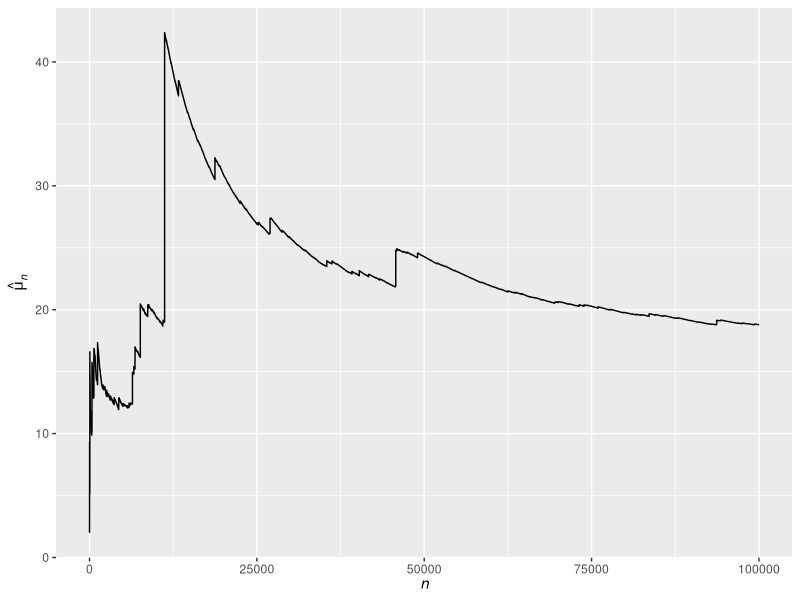
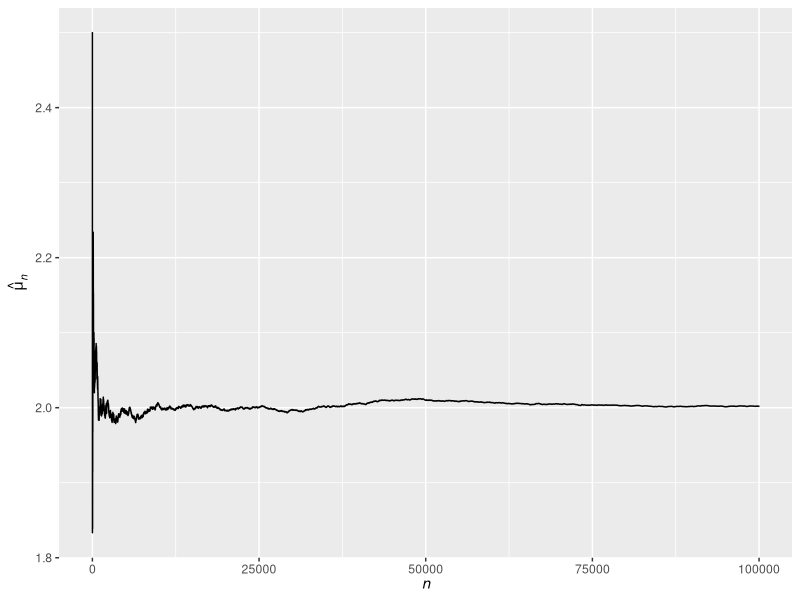

The R script that drew these images, in order:
## ---- chunk 1
set.seed(938475)
## ---- chunk 2
estimacion_Montecarlo <- function() {
  n <- 1e5
  valores <- replicate(n, {
    x <- rgeom(1, prob = 1 / 2)
    2^(x + 1)
  })
  estimacion <- mean(valores)
  probabilidad_cobertura <- 0.95
  alfa <- 1 - probabilidad_cobertura
  percentil <- qnorm(1 - alfa / 2)
  error_estandar <- sqrt(var(valores) / n)
  intervalo_confianza <- estimacion + c(-1, 1) * error_estandar * percentil
  list(
    Estimacion = estimacion,
    Intervalo = intervalo_confianza,
    Longitud = diff(intervalo_confianza)
  )
}
## ---- chunk 3
estimacion_Montecarlo()
estimacion_Montecarlo()
estimacion_Montecarlo()
## ---- chunk 4
library(ggplot2)

n <- 1e5
valores <- replicate(n, {
  x <- rgeom(1, prob = 1 / 2)
  2^(x + 1)
})
ggplot(
  data.frame(x = 1:n, y = cumsum(valores) / (1:n)),
  aes(x = x, y = y)
) +
  geom_line() +
  labs(
    x = expression(italic(n)),
    y = expression(hat(mu)[italic(n)])
  )
## ---- chunk 5
library(ggplot2)

n <- 1e5
valores <- replicate(n, {
  x <- rgeom(1, prob = 1 / 2)
  x + 1
})
ggplot(
  data.frame(x = 1:n, y = cumsum(valores) / (1:n)),
  aes(x = x, y = y)
) +
  geom_line() +
  labs(
    x = expression(italic(n)),
    y = expression(hat(mu)[italic(n)])
  )
